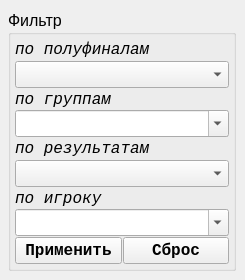
      <widget class="QWidget" name="tab_4">
       <attribute name="title">
        <string>ПФ</string>
       </attribute>
       <widget class="QGroupBox" name="groupBox_filter_group_semifinal_2">
        <property name="geometry">
         <rect>
          <x>8</x>
          <y>10</y>
          <width>228</width>
          <height>261</height>
         </rect>
        </property>
        <property name="font">
         <font>
          <pointsize>12</pointsize>
          <weight>50</weight>
          <bold>false</bold>
         </font>
        </property>
        <property name="title">
         <string>Фильтр</string>
        </property>
        <layout class="QVBoxLayout" name="verticalLayout_52">
         <property name="spacing">
          <number>1</number>
         </property>
         <property name="leftMargin">
          <number>4</number>
         </property>
         <property name="topMargin">
          <number>4</number>
         </property>
         <property name="rightMargin">
          <number>4</number>
         </property>
         <property name="bottomMargin">
          <number>4</number>
         </property>
         <item>
          <layout class="QVBoxLayout" name="verticalLayout_9">
           <property name="spacing">
            <number>1</number>
           </property>
           <item>
            <layout class="QVBoxLayout" name="verticalLayout_42">
             <property name="spacing">
              <number>1</number>
             </property>
             <item>
              <widget class="QLabel" name="label_42">
               <property name="font">
                <font>
                 <family>Courier New</family>
                 <pointsize>12</pointsize>
                 <italic>true</italic>
                </font>
               </property>
               <property name="text">
                <string>по полуфиналам</string>
               </property>
              </widget>
             </item>
             <item>
              <widget class="QComboBox" name="comboBox_filter_semifinal_2"/>
             </item>
             <item>
              <widget class="QLabel" name="label_17">
               <property name="font">
                <font>
                 <family>Courier New</family>
                 <pointsize>12</pointsize>
                 <italic>true</italic>
                </font>
               </property>
               <property name="text">
                <string>по группам</string>
               </property>
              </widget>
             </item>
             <item>
              <widget class="QComboBox" name="comboBox_filter_group_sf_2">
               <property name="editable">
                <bool>true</bool>
               </property>
              </widget>
             </item>
             <item>
              <widget class="QLabel" name="label_64">
               <property name="font">
                <font>
                 <family>Courier New</family>
                 <pointsize>12</pointsize>
                 <italic>true</italic>
                </font>
               </property>
               <property name="text">
                <string>по результатам</string>
               </property>
              </widget>
             </item>
             <item>
              <widget class="QComboBox" name="comboBox_filter_played_sf_2"/>
             </item>
             <item>
              <widget class="QLabel" name="label_65">
               <property name="font">
                <font>
                 <family>Courier New</family>
                 <pointsize>12</pointsize>
                 <italic>true</italic>
                </font>
               </property>
               <property name="text">
                <string>по игроку</string>
               </property>
              </widget>
             </item>
             <item>
              <widget class="QComboBox" name="comboBox_find_name_sf_2">
               <property name="font">
                <font>
                 <pointsize>12</pointsize>
                </font>
               </property>
               <property name="editable">
                <bool>true</bool>
               </property>
              </widget>
             </item>
            </layout>
           </item>
           <item>
            <layout class="QHBoxLayout" name="horizontalLayout_12">
             <property name="spacing">
              <number>1</number>
             </property>
             <item>
              <widget class="QPushButton" name="Button_filter_sf_2">
               <property name="font">
                <font>
                 <family>Courier New</family>
                 <pointsize>12</pointsize>
                 <weight>75</weight>
                 <bold>true</bold>
                </font>
               </property>
               <property name="text">
                <string>Применить</string>
               </property>
              </widget>
             </item>
             <item>
              <widget class="QPushButton" name="Button_reset_filter_sf_2">
               <property name="font">
                <font>
                 <family>Courier New</family>
                 <pointsize>12</pointsize>
                 <weight>75</weight>
                 <bold>true</bold>
                </font>
               </property>
               <property name="text">
                <string>Сброс</string>
               </property>
              </widget>
             </item>
            </layout>
           </item>
          </layout>
         </item>
        </layout>
       </widget>
      </widget>
